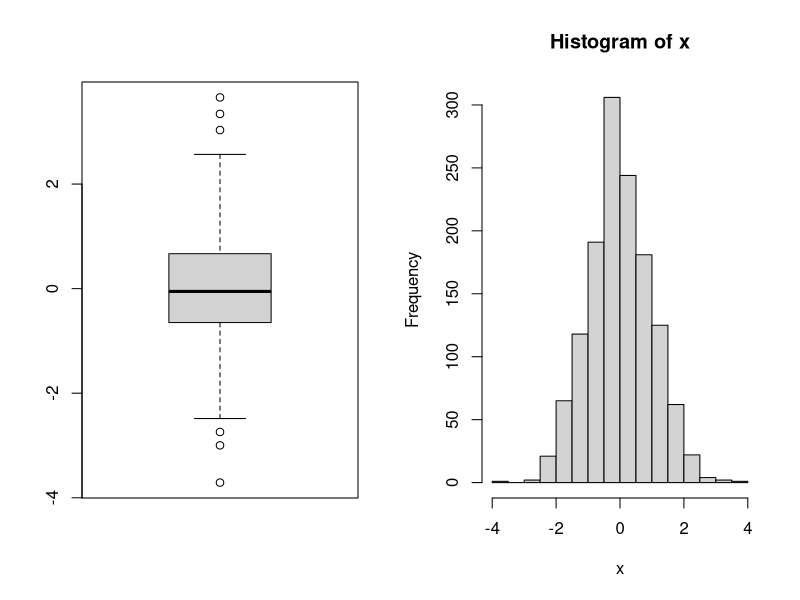
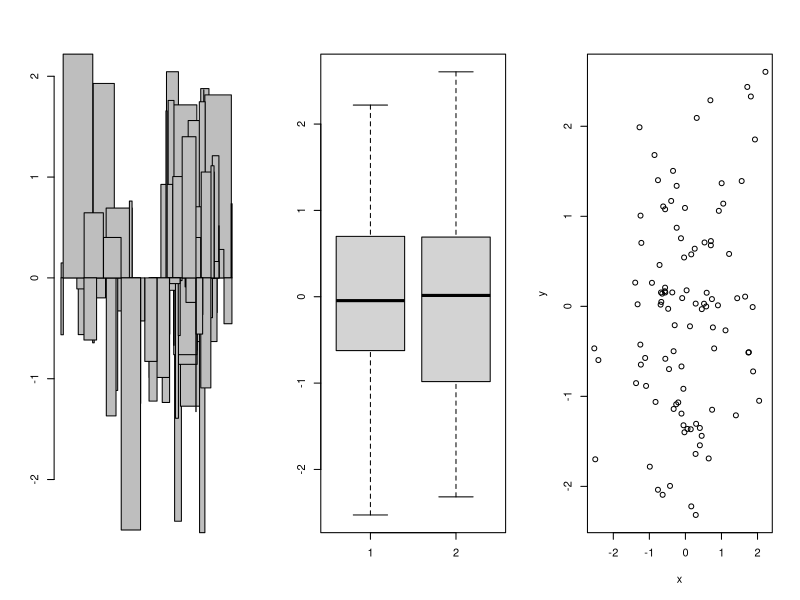

Here is the R script that generated these plots, in order:
x <- 1;
y <- 2;
print(x + y)

# Em R poder ser também x = 1

help(plot)

X = 10
Y <- 1

class(X)
class(Y)

cat("Valores de x e y são: ", x, " e ", y, 
    "\nvalores de X e Y são: ", X, " e ", Y)

x = c(1, 2, 3);x
y <- seq(1,10,0.4);y
z = c(1:10);z
nomes <- c('julia', 'aline', 'cris');nomes

# NA and Inf
x = c(1, 2, 3, NA, 5, 6, 1/0, 7, 8, 9, 10);x

# Basic statistics

x = c(1:3)
mean(x)
min(x)
max(x)
sum(x)
sd(x)
x = c(1, NA, 3)
mean(x)
var(x)
median(x)
mean(x, na.rm = TRUE)
var(x, na.rm = TRUE)
median(x, na.rm = TRUE)
x <- c(1, 1/0, 3)
mean(x)

# quartil
x = c(1, 2, 3, 4, 5)
quantile(x)
var(x)
sd(x)

y = c(1, 2, 3, 4)
quantile(y)

z = c(0:10)
quantile(z)

summary(x)

# basic plots
par(mfrow=c(1, 2)) # combine 2 graphs
x = rnorm(1345) # random normal distibuition
boxplot(x) # com presença de outliers
hist(x)


par(mfrow=c(1, 3)) # combine 3 graphs
x = rnorm(100)
y = rnorm(100)

barplot(x, y)
boxplot(x, y)
plot(x, y) # scatter plot


x <- c('a', 'b', 'c', 'a', 'd', 'a', 'b')
table(x) # frequência de valores de um atributo

# overview command
help(mtcars)
head(mtcars)
tail(mtcars)
colnames(mtcars)
nrow(mtcars)
ncol(mtcars)

# selectin rows
mtcars['Mazda RX4',]
mtcars[1,]
mtcars[c('Mazda RX4', 'Mazda RX4 Wag'),]

# seleciona a 1ª e 2ª linha
mtcars[1:2,]

# seleciona a 1ª, 5ª e 7ª a 18ª
mtcars[c(1, 5, 7:18),]

# seleciona todas as linhas em que o atributo cyl é igual ou maior que 6
# após a virgula, determina todas as colunas
mtcars[mtcars$cyl >= 6,]

# seleciona todas as linhas em que o atributo cyl é igual a 6 
# com as colunas, cyl e mpg
mtcars[mtcars$cyl == 6, c('cyl', 'mpg')]
mtcars$mpg
mtcars[,1]
mtcars[,'mpg']
mtcars[,'cyl']
mtcars[1]
mtcars['mpg']

mtcars[, c('mpg', 'cyl', 'disp')]
mtcars[, c(1, 2, 4:7)]
mtcars[, c(1:3)]
# linhas e colunas específicas
mtcars[c('Valiant', 'Cadillac Fleetwood'), c(1:3)]
mtcars['Mazda RX4', 2]
mtcars['Mazda RX4', c(2, 3)]
mtcars[1, 2]
mtcars[mtcars$cyl > 6, 'mpg']
mtcars[mtcars$cyl > 6, c('mpg', 'cyl')]
mtcars[mtcars$cyl > 6,]$mpg

my_mtcars_v1 <- mtcars[c(1,2,3,15:18), c('mpg', 'cyl', 'carb')]
my_mtcars_v1

my_mtcars_v2 <- mtcars[mtcars$cyl > 6 & mtcars$disp > 100, c(1:3)];my_mtcars_v2

# logical index
logic = mtcars$cyl > 6 & mtcars$disp > 100;logic

# filtrando pelo retorno de true ou false do logic
mtcars[logic, c(1, 2, 3)]

iris_table <- iris[iris$Petal.Width == 0.2,]

iris_table$Species == 'setosa'
iris_table$Species == 'versicolor'
iris_table$Species == 'virginica'

iris_table <- iris[iris$Petal.Length >= 1.5 & iris$Petal.Length <= 4.5,]

iris_table$Species == 'setosa'
iris_table$Species == 'versicolor'
iris_table$Species == 'virginica'

mean(iris_table$Petal.Length)

summary(iris)

cor(iris$Petal.Length, iris$Petal.Width)

iris$setosa = ifelse(iris$Species == 'setosa', 1, 0)

iris$setosa

x <- c(1, 2, 3)

y <- x**2

z <- y[x == y]

z

x <- c(1, 2, 3)

y <- x + 1

a <- 1:12

x <- matrix(a, 3, 4)

x[,2]

x[3,2]

a <- 1:4

x <- matrix(a, 2, 2)

x

x <- seq(1, 10, 0.5)
mean(x)
median(x)
